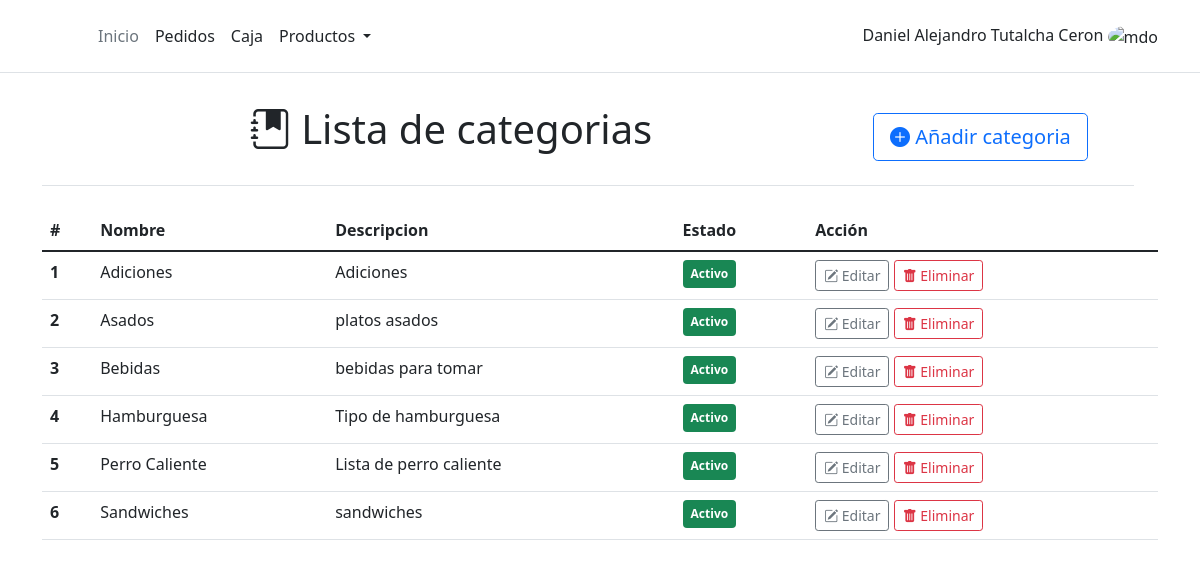
Before: /product/category/ with the older database file.
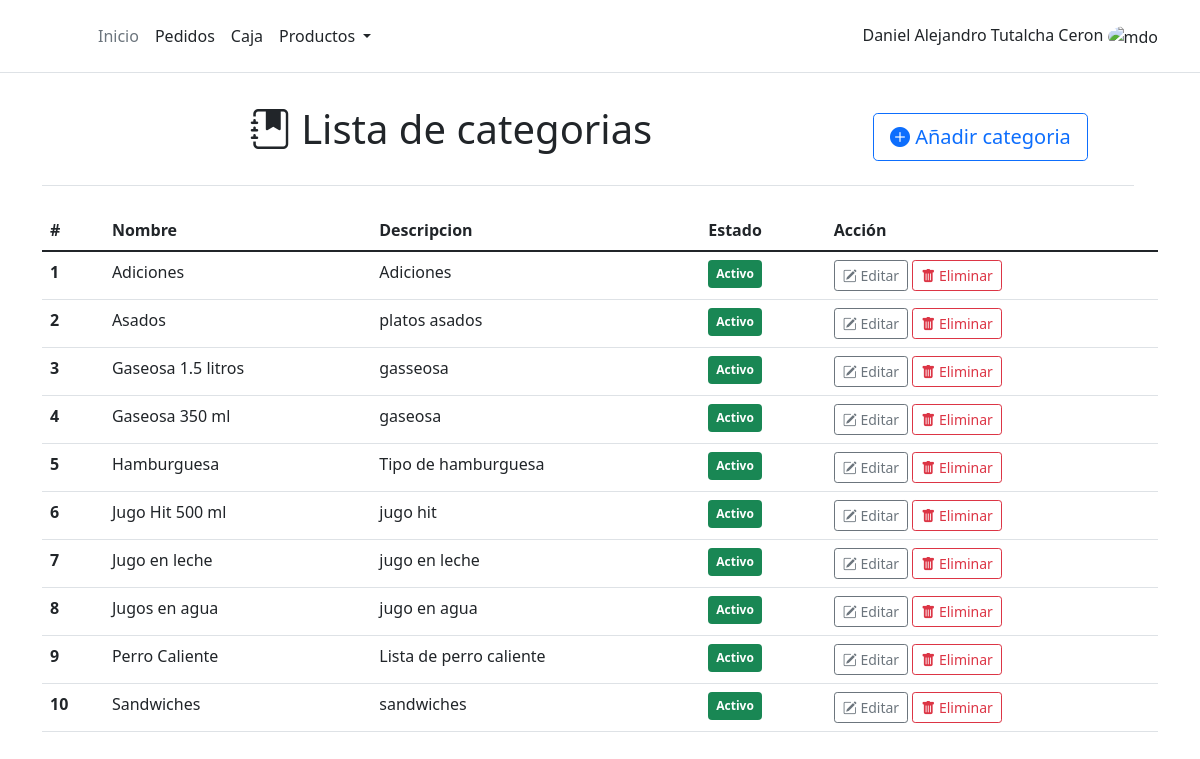
After: the same page with the newer database file.
### product/models.py (models this page shows, shortened)
class Category(models.Model):
    name = models.CharField(max_length=100)
    description = models.TextField()
    status = models.BooleanField(default=True)
    created = models.DateTimeField(auto_now_add=True, verbose_name="Fecha de creación")
    updated = models.DateTimeField(auto_now=True, verbose_name="Fecha de edición")
    class Meta:
        ordering = ['name']

### product/views.py (the view)
# urls.py: path('category/', CategoryListView.as_view(), name='list_categorys'),
class CategoryListView(ListView):
    model = Category

### product/templates/product/category_list.html (shortened to what this page needs)
{% extends 'core/base.html' %}
{% block content %}
<div class="container">
	<div class="row col-md-12 border-bottom pb-4">
		<div class="col-md-9 mt-3">
			<h1 class="text-center"><i class="bi bi-journal-bookmark-fill"></i> Lista de categorias</h1>
		</div>
		<div class="col-md-3 mt-4">
			<button type="button" class="btn btn-outline-primary btn-lg"><i class="bi bi-plus-circle-fill"></i> Añadir
				categoria</button>
		</div>
	</div>
</div>
<div class="container">
	<div class="row mt-4 table-responsive">
		<table class="table table-hover ">
			<thead>
				<tr>
					<th scope="col">#</th>
					<th scope="col">Nombre</th>
					<th scope="col">Descripcion</th>
					<th scope="col">Estado</th>
					<th scope="col">Acción</th>
				</tr>
			</thead>
			<tbody>
				{% for category in object_list%}
				<tr>
					<th scope="row">{{forloop.counter}}</th>
					<td>{{category.name}}</td>
					<td>{{category.description}}</td>
					{% if category.status%}
					<td><span class="badge bg-success p-2">Activo</span></td>
					{% else %}
					<td><span class="badge bg-danger p-2">Inactivo</span></td>
					{% endif %}
					<td>
						<button type="button" class="btn btn-outline-secondary btn-sm" data-bs-toggle="modal"
							data-bs-target="#exampleModal">
							<i class="bi bi-pencil-square"></i> Editar
						</button>
						<a href="#" class="btn btn-outline-danger btn-sm"><i class="bi bi-trash-fill"></i> Eliminar</a>
					</td>
				</tr>
				{% endfor %}
			</tbody>
		</table>
	</div>
</div>
{% endblock%}

### core/templates/core/base.html (shortened to what this page needs)
<!DOCTYPE html>
<html lang="es">
<head>
  {% load static %}
  <link href="{% static '/bootstrap-5.1.3-dist/css/bootstrap.min.css' %}" rel="stylesheet">
  <link rel="stylesheet" href="https://cdn.jsdelivr.net/npm/bootstrap-icons@1.7.1/font/bootstrap-icons.css">
</head>
<body>
  <header class="p-3 mb-3 border-bottom">
    <div class="container">
      <div class="d-flex flex-wrap align-items-center justify-content-center justify-content-lg-start">
        <a href="/" class="d-flex align-items-center mb-2 mb-lg-0 text-dark text-decoration-none">
          <svg class="bi me-2" width="40" height="32" role="img" aria-label="Bootstrap">
            <use xlink:href="#bootstrap" />
          </svg>
        </a>
        <ul class="nav col-12 col-lg-auto me-lg-auto mb-2 justify-content-center mb-md-0">
          <li><a href="{% url 'core:home' %}" class="nav-link px-2 link-secondary">Inicio</a></li>
          <li><a href="{% url 'core:desk_list'%}" class="nav-link px-2 link-dark">Pedidos</a></li>
          <li><a href="#" class="nav-link px-2 link-dark">Caja</a></li>
          <li class="nav-item dropdown">
            <a class="nav-link dropdown-toggle px-2 link-dark" href="#" id="navbarDarkDropdownMenuLink" role="button"
              data-bs-toggle="dropdown" aria-expanded="false">
              Productos
            </a>
          </li>
        </ul>
        <a href="#" class="d-block link-dark " style="text-decoration:none">
          Daniel Alejandro Tutalcha Ceron
          <img src="https://github.com/mdo.png" alt="mdo" width="32" height="32" class="rounded-circle">
        </a>
      </div>
    </div>
  </header>
  <div class="container">
    {% block content %}
    {% endblock  %}
  </div>
</body>
</html>

Changed rows visible on the page:
removed Category: name "Bebidas", description "bebidas para tomar", status "Activo"
added Category: name "Gaseosa 1.5 litros", description "gasseosa", status "Activo"
added Category: name "Gaseosa 350 ml", description "gaseosa", status "Activo"
added Category: name "Jugo Hit 500 ml", description "jugo hit", status "Activo"
added Category: name "Jugo en leche", description "jugo en leche", status "Activo"
added Category: name "Jugos en agua", description "jugo en agua", status "Activo"
